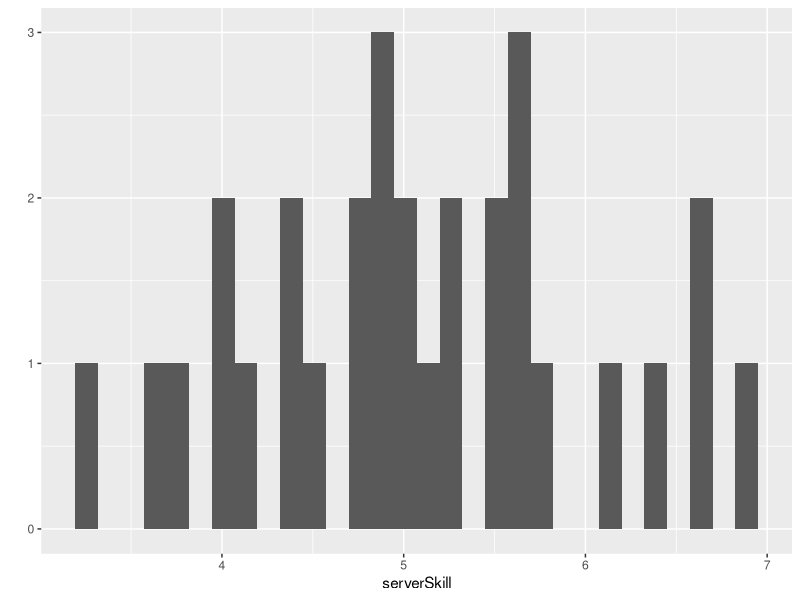

Reproduce this figure in R.
library("ggplot2")
library("dplyr")

serverNumber = 30
serverSkill = rnorm(serverNumber) + 5 # Generates an array of normal distribution values 
qplot(serverSkill)

mainEPM = 2 # Main entrance per minute
carEPM = 1 # Car entrance per minute
simulationMinutes = 720 # 720 minutes = 12 hours
mainEntry = rpois(simulationMinutes, mainEPM)
carEntry = rpois(simulationMinutes, carEPM)

totalPeople = sum(mainEntry) + sum(carEntry)
print(totalPeople)

dflogs <- data.frame () # Dataframe to track queues
mainQueue = 0
carQueue = 0
sales = 0
salaries = 0
profits = 0

for(t in 1:simulationMinutes){
  
  mainQueue <- mainQueue + mainEntry[t]
  carQueue <- carQueue + carEntry[t]
  
  profits <- sales - salaries 
  
  dflogs <- rbind(dflogs, c(t, mainQueue, carQueue, sales, salaries, profits))
}

colnames(dflogs) <- c('Minute','Main Queue', 'Car Queue')
